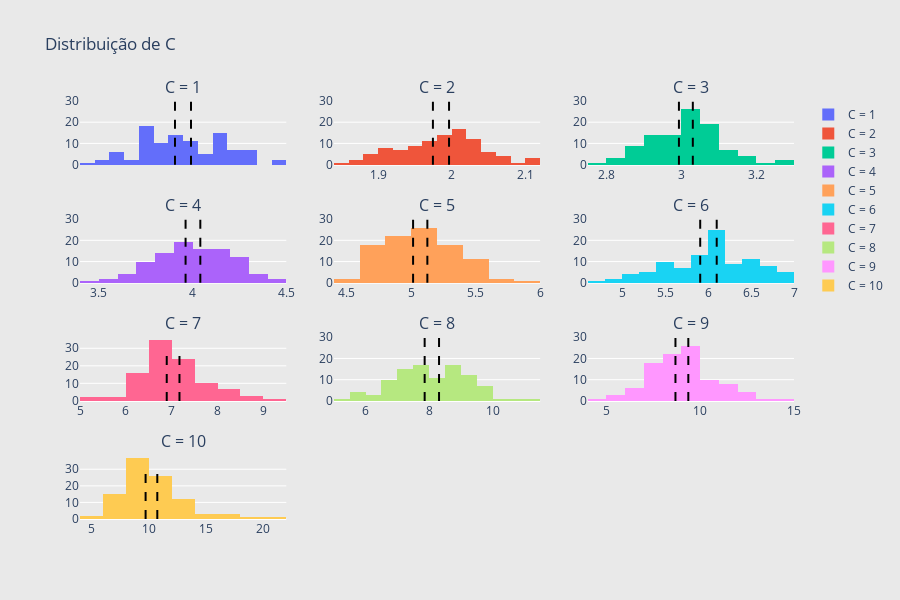

The code cell stored with this chart in its notebook:
### Code cell
control_interval = calculate_confidence_interval(std_simulator, n_sample, 0.95)

fig = make_subplots(rows=4, cols=3, subplot_titles=[f'C = {C}' for C in C_values])

# Cálculo do intervalo de confiança e plotagem dos histogramas
for index, C in enumerate(C_values, start=1):
    row = (index - 1) // 3 + 1
    col = (index - 1) % 3 + 1
    
    # Cálculo do intervalo de confiança para a chave C
    data = simulator_distribution[C]
    x_barra = np.mean(data)

    limite_inferior = x_barra - control_interval[index-1]
    limite_superior = x_barra + control_interval[index-1]
    
    # Plotagem do histograma
    fig.add_trace(
        go.Histogram(x=data, nbinsx=14, name=f'C = {C}'),
        row=row, col=col
    )
    
    # Adição das linhas do intervalo de confiança
    fig.add_shape(
        type="line", x0=limite_inferior, y0=0, x1=limite_inferior, y1=30, row=row, col=col,
        line=dict(color='black', width=2, dash='dash')
    )
    fig.add_shape(
        type="line", x0=limite_superior, y0=0, x1=limite_superior, y1=30, row=row, col=col,
        line=dict(color='black', width=2, dash='dash')
    )

# fig.update_layout(height=600, title_text="Distribuição de C")

fig.update_layout(
    title_text="Distribuição de C",
    height=600,
    xaxis=dict(showgrid=False, zeroline=False, showticklabels=False),
    yaxis=dict(zeroline=False, gridcolor='white'),
    paper_bgcolor='rgb(233,233,233)',
    plot_bgcolor='rgb(233,233,233)',
)
fig.show()

### Figure 1 — Plotly figure (JSON) as saved in the notebook; plotly's stock layout.template omitted (floating-point values rounded to 4 significant figures)
{"data": [{"name": "C = 1", "nbinsx": 14, "type": "histogram", "x": [0.9829, 0.9698, 1.04, 1.027, 0.9733, 1.001, 0.9959, 0.9895, 0.9946, 1.009, 1.003, 0.9714, 0.9737, 0.9462, 1.046, 1.04, 1.063, 0.9886, 1.021, 0.9779, 0.9742, 0.989, 1.027, 0.9785, 0.9792, 0.9997, 1.028, 1.063, 0.9928, 1.012, 0.9989, 1.04, 1.023, 0.997, 1.017, 1.007, 0.9996, 0.9967, 1.005, 1.02, 1.022, 0.9732, 1.03, 0.9573, 0.997, 1.03, 1.035, 0.9823, 0.9564, 0.9971, 0.975, 1.022, 0.9551, 0.9586, 1.016, 0.972, 0.9786, 1.025, 1.03, 1.001, 1.008, 1.026, 0.9808, 0.9785, 0.9812, 0.9814, 1.022, 0.931, 0.971, 0.95, 0.9929, 0.9676, 0.9951, 1.021, 0.975, 1.034, 0.9752, 1.04, 1.031, 1.04, 1.037, 0.9446, 1.004, 1.026, 0.9973, 0.985, 1.03, 1.03, 1.005, 1.041, 0.9567, 0.9747, 0.975, 1.028, 0.9924, 1.012, 1.004, 0.9748, 0.986, 1.008], "xaxis": "x", "yaxis": "y"}, {"name": "C = 2", "nbinsx": 14, "type": "histogram", "x": [1.898, 1.919, 2.082, 1.875, 2.019, 2.054, 1.911, 1.995, 1.997, 1.998, 2.004, 1.961, 1.993, 1.978, 2.015, 2.011, 2.008, 2.017, 1.983, 1.975, 2.034, 1.999, 1.975, 1.977, 2.061, 2.05, 1.949, 1.928, 1.963, 2.022, 2.003, 1.961, 1.996, 1.935, 1.964, 1.898, 2.029, 2.027, 1.909, 2.025, 1.92, 1.909, 1.899, 2.003, 1.938, 2.075, 1.866, 2.011, 2.0, 1.885, 1.94, 2.071, 2.009, 1.928, 2.015, 2.077, 2.033, 1.987, 2.037, 2.009, 2.116, 1.946, 1.957, 2.049, 1.986, 1.916, 1.959, 1.854, 1.957, 1.964, 2.028, 1.984, 1.945, 1.942, 2.052, 2.026, 2.116, 1.965, 2.109, 1.973, 1.917, 2.032, 1.999, 2.058, 2.003, 1.986, 1.947, 2.016, 1.958, 2.039, 2.009, 2.002, 1.94, 1.894, 2.017, 1.905, 1.912, 2.026, 1.982, 2.043], "xaxis": "x2", "yaxis": "y2"}, {"name": "C = 3", "nbinsx": 14, "type": "histogram", "x": [3.102, 3.022, 3.034, 2.833, 3.067, 3.117, 3.07, 2.898, 2.902, 3.041, 3.077, 3.046, 3.033, 3.223, 2.989, 3.126, 2.925, 3.022, 2.973, 2.976, 3.286, 3.021, 3.166, 3.075, 3.025, 3.049, 2.909, 2.965, 3.059, 3.121, 3.046, 2.928, 2.944, 2.942, 3.173, 3.031, 2.875, 2.877, 3.009, 3.027, 3.056, 2.92, 3.012, 3.143, 2.964, 3.066, 3.081, 2.883, 2.925, 3.059, 2.901, 2.904, 2.953, 3.158, 3.014, 2.907, 3.085, 2.901, 2.953, 3.049, 2.839, 2.986, 3.019, 2.795, 3.048, 2.88, 3.041, 2.997, 2.895, 3.021, 3.132, 2.864, 3.0, 3.061, 3.268, 3.033, 3.082, 3.054, 2.894, 2.858, 3.025, 2.95, 3.058, 2.925, 2.989, 3.033, 3.018, 3.163, 3.085, 2.832, 2.962, 3.068, 3.084, 3.136, 2.991, 2.994, 3.079, 3.03, 2.957, 3.087], "xaxis": "x3", "yaxis": "y3"}, {"name": "C = 4", "nbinsx": 14, "type": "histogram", "x": [4.367, 4.145, 3.792, 4.1, 3.683, 3.77, 3.987, 3.973, 4.092, 3.855, 4.329, 4.212, 3.972, 4.012, 3.997, 4.126, 4.012, 3.997, 3.923, 4.138, 3.992, 3.551, 3.843, 3.764, 3.954, 3.779, 4.015, 3.693, 3.889, 4.103, 4.431, 3.812, 3.729, 3.855, 3.902, 4.036, 3.891, 4.376, 4.282, 4.02, 3.832, 3.813, 4.274, 4.043, 3.45, 4.1, 4.218, 3.957, 4.112, 3.93, 3.977, 3.784, 4.008, 4.449, 3.9, 4.095, 4.076, 3.838, 4.259, 4.132, 3.828, 4.303, 4.054, 3.893, 4.203, 4.216, 4.131, 3.998, 4.29, 3.944, 4.168, 4.195, 4.009, 3.834, 4.1, 4.096, 3.971, 3.76, 4.165, 4.242, 3.997, 4.258, 3.594, 3.777, 3.952, 4.188, 4.182, 4.173, 3.621, 4.026, 3.715, 3.672, 4.135, 3.795, 3.987, 4.046, 3.836, 3.808, 4.213, 4.213], "xaxis": "x4", "yaxis": "y4"}, {"name": "C = 5", "nbinsx": 14, "type": "histogram", "x": [5.082, 4.948, 5.121, 4.76, 5.424, 4.78, 5.246, 4.603, 4.921, 4.988, 5.375, 4.854, 4.837, 4.875, 5.511, 4.92, 5.149, 4.8, 4.764, 4.73, 5.071, 5.047, 5.2, 5.149, 5.008, 4.778, 5.574, 5.444, 4.925, 4.883, 4.452, 4.993, 5.108, 4.906, 4.785, 5.01, 5.007, 4.709, 5.069, 5.192, 5.281, 5.015, 5.385, 5.216, 5.297, 5.006, 5.11, 4.736, 5.222, 4.842, 5.26, 5.073, 4.824, 5.075, 4.742, 5.296, 4.693, 5.496, 5.032, 5.739, 5.336, 4.93, 5.027, 4.939, 5.116, 5.514, 5.287, 4.643, 5.386, 4.785, 5.413, 5.47, 4.739, 5.2, 5.32, 4.616, 5.536, 5.329, 5.709, 4.605, 5.044, 5.856, 5.306, 5.283, 5.139, 5.049, 5.127, 4.71, 5.32, 4.6, 4.936, 5.401, 4.851, 4.959, 4.892, 5.528, 4.84, 4.976, 4.847, 5.086], "xaxis": "x5", "yaxis": "y5"}, {"name": "C = 6", "nbinsx": 14, "type": "histogram", "x": [6.603, 6.091, 5.343, 6.63, 5.823, 5.118, 6.498, 5.802, 6.146, 6.075, 5.971, 6.153, 5.423, 6.277, 5.68, 6.004, 6.315, 5.272, 6.029, 5.519, 5.997, 6.084, 6.668, 6.012, 5.37, 6.729, 6.065, 6.422, 5.726, 6.156, 6.037, 5.58, 6.009, 6.468, 5.033, 6.411, 5.832, 5.925, 5.582, 5.239, 6.941, 6.541, 4.886, 6.881, 6.492, 6.418, 6.188, 6.043, 6.446, 6.046, 6.775, 6.416, 5.775, 6.248, 5.478, 6.012, 4.859, 5.038, 5.435, 6.447, 4.762, 6.079, 5.732, 5.669, 6.524, 5.956, 5.164, 6.832, 6.863, 5.83, 6.067, 5.703, 6.817, 6.662, 6.143, 6.74, 6.61, 5.981, 5.907, 5.835, 6.14, 5.469, 6.23, 6.347, 5.663, 6.127, 5.556, 6.158, 6.238, 5.821, 6.208, 6.048, 6.3, 6.05, 5.996, 6.199, 6.32, 5.309, 5.416, 5.518], "xaxis": "x6", "yaxis": "y6"}, {"name": "C = 7", "nbinsx": 14, "type": "histogram", "x": [6.998, 9.026, 7.751, 7.994, 6.443, 7.246, 7.834, 6.601, 6.6, 7.652, 8.209, 7.685, 7.141, 7.116, 8.216, 5.955, 6.955, 7.156, 7.038, 7.706, 6.593, 6.496, 6.898, 7.37, 6.808, 8.888, 7.641, 6.758, 8.313, 6.21, 7.328, 7.147, 6.921, 6.719, 5.31, 6.069, 6.401, 7.171, 7.435, 6.245, 6.281, 6.768, 6.829, 7.097, 6.345, 7.408, 6.369, 8.279, 6.962, 6.752, 6.63, 7.834, 8.629, 6.54, 7.396, 7.289, 7.988, 6.949, 6.306, 6.162, 6.019, 7.522, 6.602, 6.853, 6.464, 7.151, 7.029, 6.81, 7.33, 6.621, 6.725, 5.906, 8.149, 6.675, 6.512, 6.959, 7.409, 6.672, 8.648, 7.431, 7.112, 6.875, 6.147, 7.48, 6.548, 6.533, 6.318, 7.076, 6.865, 6.725, 5.462, 6.054, 6.842, 7.091, 6.632, 8.273, 6.59, 8.007, 7.203, 6.944], "xaxis": "x7", "yaxis": "y7"}, {"name": "C = 8", "nbinsx": 14, "type": "histogram", "x": [7.637, 7.468, 9.885, 9.432, 9.495, 8.739, 7.345, 7.979, 8.67, 6.655, 7.057, 11.38, 8.285, 8.592, 8.858, 8.242, 8.907, 6.797, 7.224, 7.528, 6.792, 7.494, 8.218, 6.936, 9.821, 7.666, 9.197, 9.897, 8.632, 6.878, 7.564, 8.23, 6.67, 8.037, 7.964, 8.403, 7.949, 7.127, 7.237, 7.696, 7.681, 6.715, 7.406, 9.961, 7.998, 8.831, 6.49, 9.104, 10.46, 5.906, 7.087, 6.306, 9.004, 8.602, 8.62, 8.564, 9.875, 9.188, 8.69, 7.264, 8.677, 7.488, 7.449, 6.825, 7.545, 6.963, 7.804, 8.209, 7.964, 9.472, 7.605, 8.618, 8.847, 9.086, 8.79, 8.194, 7.006, 9.025, 9.316, 6.7, 7.275, 5.577, 9.289, 7.46, 7.949, 7.966, 9.587, 7.552, 5.984, 8.15, 9.336, 8.643, 5.444, 8.876, 8.498, 9.889, 5.931, 8.308, 6.407, 10.73], "xaxis": "x8", "yaxis": "y8"}, {"name": "C = 9", "nbinsx": 14, "type": "histogram", "x": [12.33, 4.827, 9.245, 7.722, 7.508, 9.04, 10.21, 5.941, 14.57, 8.44, 7.117, 8.416, 9.331, 10.64, 11.16, 8.939, 8.311, 6.299, 8.544, 7.463, 9.584, 10.12, 8.95, 9.89, 7.594, 7.672, 5.961, 9.36, 7.213, 7.44, 7.704, 8.293, 11.41, 8.688, 9.385, 12.12, 9.025, 9.409, 7.755, 9.204, 7.647, 12.51, 9.151, 9.837, 12.82, 10.12, 7.06, 7.783, 9.523, 7.228, 8.003, 9.785, 9.635, 6.222, 10.3, 10.55, 7.159, 9.304, 8.377, 7.728, 10.87, 8.956, 11.96, 8.038, 11.37, 7.059, 11.63, 8.967, 8.575, 9.759, 10.45, 6.188, 9.081, 8.732, 9.754, 6.946, 8.659, 8.461, 6.5, 8.786, 9.639, 5.44, 10.05, 8.486, 9.183, 8.446, 11.36, 9.7, 8.36, 11.64, 11.31, 13.04, 8.173, 9.662, 7.958, 6.978, 9.959, 10.04, 9.274, 9.067], "xaxis": "x9", "yaxis": "y9"}, {"name": "C = 10", "nbinsx": 14, "type": "histogram", "x": [13.48, 9.618, 13.17, 6.227, 9.257, 6.609, 9.544, 9.231, 11.82, 7.013, 7.758, 7.17, 9.779, 9.857, 12.86, 9.887, 8.936, 9.831, 14.29, 7.971, 9.184, 12.71, 9.176, 7.637, 11.64, 10.83, 8.754, 8.386, 9.152, 9.146, 10.27, 10.4, 5.697, 8.386, 10.41, 9.089, 13.56, 6.885, 10.48, 7.053, 13.18, 13.55, 11.21, 9.469, 10.4, 9.895, 8.205, 10.24, 9.288, 8.88, 11.39, 7.998, 10.16, 8.773, 12.12, 10.68, 9.76, 8.069, 11.28, 14.25, 12.32, 8.063, 10.38, 16.51, 8.235, 11.7, 10.48, 8.752, 10.69, 7.146, 10.48, 14.3, 8.908, 18.81, 11.51, 10.1, 7.798, 11.05, 8.616, 8.703, 7.868, 5.271, 8.308, 9.762, 7.766, 10.4, 16.13, 12.14, 12.67, 8.923, 9.541, 16.33, 9.851, 9.575, 20.54, 10.18, 11.06, 7.284, 10.11, 13.32], "xaxis": "x10", "yaxis": "y10"}], "layout": {"annotations": [{"font": {"size": 16}, "showarrow": false, "text": "C = 1", "x": 0.1444, "xanchor": "center", "xref": "paper", "y": 1, "yanchor": "bottom", "yref": "paper"}, {"font": {"size": 16}, "showarrow": false, "text": "C = 2", "x": 0.5, "xanchor": "center", "xref": "paper", "y": 1, "yanchor": "bottom", "yref": "paper"}, {"font": {"size": 16}, "showarrow": false, "text": "C = 3", "x": 0.8556, "xanchor": "center", "xref": "paper", "y": 1, "yanchor": "bottom", "yref": "paper"}, {"font": {"size": 16}, "showarrow": false, "text": "C = 4", "x": 0.1444, "xanchor": "center", "xref": "paper", "y": 0.7188, "yanchor": "bottom", "yref": "paper"}, {"font": {"size": 16}, "showarrow": false, "text": "C = 5", "x": 0.5, "xanchor": "center", "xref": "paper", "y": 0.7188, "yanchor": "bottom", "yref": "paper"}, {"font": {"size": 16}, "showarrow": false, "text": "C = 6", "x": 0.8556, "xanchor": "center", "xref": "paper", "y": 0.7188, "yanchor": "bottom", "yref": "paper"}, {"font": {"size": 16}, "showarrow": false, "text": "C = 7", "x": 0.1444, "xanchor": "center", "xref": "paper", "y": 0.4375, "yanchor": "bottom", "yref": "paper"}, {"font": {"size": 16}, "showarrow": false, "text": "C = 8", "x": 0.5, "xanchor": "center", "xref": "paper", "y": 0.4375, "yanchor": "bottom", "yref": "paper"}, {"font": {"size": 16}, "showarrow": false, "text": "C = 9", "x": 0.8556, "xanchor": "center", "xref": "paper", "y": 0.4375, "yanchor": "bottom", "yref": "paper"}, {"font": {"size": 16}, "showarrow": false, "text": "C = 10", "x": 0.1444, "xanchor": "center", "xref": "paper", "y": 0.1562, "yanchor": "bottom", "yref": "paper"}], "height": 600, "paper_bgcolor": "rgb(233,233,233)", "plot_bgcolor": "rgb(233,233,233)", "shapes": [{"line": {"color": "black", "dash": "dash", "width": 2}, "type": "line", "x0": 0.9945, "x1": 0.9945, "xref": "x", "y0": 0, "y1": 30, "yref": "y"}, {"line": {"color": "black", "dash": "dash", "width": 2}, "type": "line", "x0": 1.005, "x1": 1.005, "xref": "x", "y0": 0, "y1": 30, "yref": "y"}, {"line": {"color": "black", "dash": "dash", "width": 2}, "type": "line", "x0": 1.974, "x1": 1.974, "xref": "x2", "y0": 0, "y1": 30, "yref": "y2"}, {"line": {"color": "black", "dash": "dash", "width": 2}, "type": "line", "x0": 1.996, "x1": 1.996, "xref": "x2", "y0": 0, "y1": 30, "yref": "y2"}, {"line": {"color": "black", "dash": "dash", "width": 2}, "type": "line", "x0": 2.993, "x1": 2.993, "xref": "x3", "y0": 0, "y1": 30, "yref": "y3"}, {"line": {"color": "black", "dash": "dash", "width": 2}, "type": "line", "x0": 3.03, "x1": 3.03, "xref": "x3", "y0": 0, "y1": 30, "yref": "y3"}, {"line": {"color": "black", "dash": "dash", "width": 2}, "type": "line", "x0": 3.963, "x1": 3.963, "xref": "x4", "y0": 0, "y1": 30, "yref": "y4"}, {"line": {"color": "black", "dash": "dash", "width": 2}, "type": "line", "x0": 4.042, "x1": 4.042, "xref": "x4", "y0": 0, "y1": 30, "yref": "y4"}, {"line": {"color": "black", "dash": "dash", "width": 2}, "type": "line", "x0": 5.014, "x1": 5.014, "xref": "x5", "y0": 0, "y1": 30, "yref": "y5"}, {"line": {"color": "black", "dash": "dash", "width": 2}, "type": "line", "x0": 5.125, "x1": 5.125, "xref": "x5", "y0": 0, "y1": 30, "yref": "y5"}, {"line": {"color": "black", "dash": "dash", "width": 2}, "type": "line", "x0": 5.909, "x1": 5.909, "xref": "x6", "y0": 0, "y1": 30, "yref": "y6"}, {"line": {"color": "black", "dash": "dash", "width": 2}, "type": "line", "x0": 6.101, "x1": 6.101, "xref": "x6", "y0": 0, "y1": 30, "yref": "y6"}, {"line": {"color": "black", "dash": "dash", "width": 2}, "type": "line", "x0": 6.892, "x1": 6.892, "xref": "x7", "y0": 0, "y1": 30, "yref": "y7"}, {"line": {"color": "black", "dash": "dash", "width": 2}, "type": "line", "x0": 7.17, "x1": 7.17, "xref": "x7", "y0": 0, "y1": 30, "yref": "y7"}, {"line": {"color": "black", "dash": "dash", "width": 2}, "type": "line", "x0": 7.861, "x1": 7.861, "xref": "x8", "y0": 0, "y1": 30, "yref": "y8"}, {"line": {"color": "black", "dash": "dash", "width": 2}, "type": "line", "x0": 8.314, "x1": 8.314, "xref": "x8", "y0": 0, "y1": 30, "yref": "y8"}, {"line": {"color": "black", "dash": "dash", "width": 2}, "type": "line", "x0": 8.678, "x1": 8.678, "xref": "x9", "y0": 0, "y1": 30, "yref": "y9"}, {"line": {"color": "black", "dash": "dash", "width": 2}, "type": "line", "x0": 9.364, "x1": 9.364, "xref": "x9", "y0": 0, "y1": 30, "yref": "y9"}, {"line": {"color": "black", "dash": "dash", "width": 2}, "type": "line", "x0": 9.725, "x1": 9.725, "xref": "x10", "y0": 0, "y1": 30, "yref": "y10"}, {"line": {"color": "black", "dash": "dash", "width": 2}, "type": "line", "x0": 10.75, "x1": 10.75, "xref": "x10", "y0": 0, "y1": 30, "yref": "y10"}], "title": {"text": "Distribuição de C"}, "xaxis": {"anchor": "y", "domain": [0, 0.2889], "showgrid": false, "showticklabels": false, "zeroline": false}, "xaxis10": {"anchor": "y10", "domain": [0, 0.2889]}, "xaxis11": {"anchor": "y11", "domain": [0.3556, 0.6444]}, "xaxis12": {"anchor": "y12", "domain": [0.7111, 1]}, "xaxis2": {"anchor": "y2", "domain": [0.3556, 0.6444]}, "xaxis3": {"anchor": "y3", "domain": [0.7111, 1]}, "xaxis4": {"anchor": "y4", "domain": [0, 0.2889]}, "xaxis5": {"anchor": "y5", "domain": [0.3556, 0.6444]}, "xaxis6": {"anchor": "y6", "domain": [0.7111, 1]}, "xaxis7": {"anchor": "y7", "domain": [0, 0.2889]}, "xaxis8": {"anchor": "y8", "domain": [0.3556, 0.6444]}, "xaxis9": {"anchor": "y9", "domain": [0.7111, 1]}, "yaxis": {"anchor": "x", "domain": [0.8438, 1], "gridcolor": "white", "zeroline": false}, "yaxis10": {"anchor": "x10", "domain": [0, 0.1562]}, "yaxis11": {"anchor": "x11", "domain": [0, 0.1562]}, "yaxis12": {"anchor": "x12", "domain": [0, 0.1562]}, "yaxis2": {"anchor": "x2", "domain": [0.8438, 1]}, "yaxis3": {"anchor": "x3", "domain": [0.8438, 1]}, "yaxis4": {"anchor": "x4", "domain": [0.5625, 0.7188]}, "yaxis5": {"anchor": "x5", "domain": [0.5625, 0.7188]}, "yaxis6": {"anchor": "x6", "domain": [0.5625, 0.7188]}, "yaxis7": {"anchor": "x7", "domain": [0.2812, 0.4375]}, "yaxis8": {"anchor": "x8", "domain": [0.2812, 0.4375]}, "yaxis9": {"anchor": "x9", "domain": [0.2812, 0.4375]}}}
